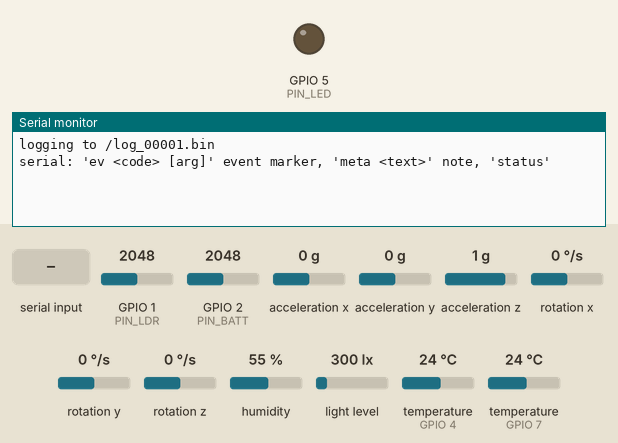
A program run on a simulated ESP32-S3. Parts: output pins drawn as LEDs (lit = HIGH), the last lines printed to the serial monitor. Wiring (inferred from the names in the program): DHT11 sensor: data GPIO 4; BH1750 light sensor at I2C address 0x23; MPU-6050 motion sensor at I2C address 0x68. The test bench sets the inputs (shaded band); at power-on: GPIO 1 (PIN_LDR) = 2048, GPIO 2 (PIN_BATT) = 2048, acceleration x 0 g, acceleration y 0 g, acceleration z 1 g, rotation x 0 °/s, rotation y 0 °/s, rotation z 0 °/s, humidity 55 %, light level 300 lx, temperature (sensors on GPIO 4, GPIO 7) 24 °C (analog values on the 0–4095 scale). Storage starts empty; EEPROM starts erased.

Above: at 1.3 s.
1.4 s: "status\n" received over Serial
At 1.7 s:
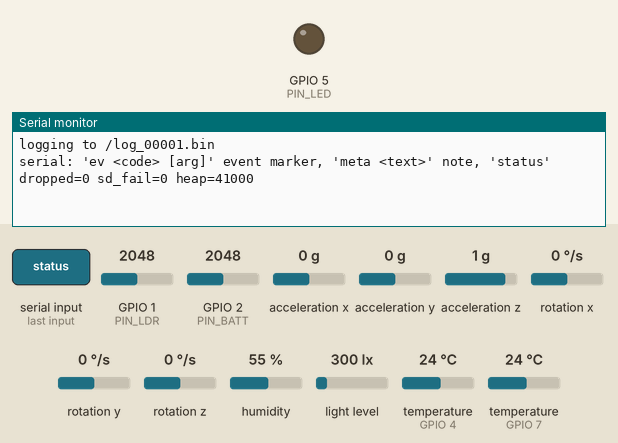
2.9 s: "ev ,45\n" received over Serial
At 4.1 s:
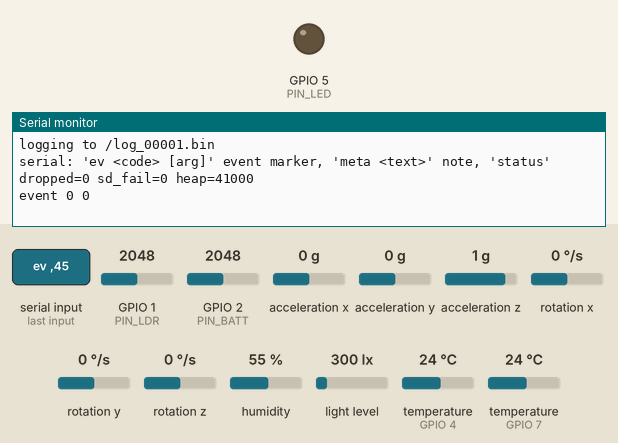

The program:

main.cpp
```cpp
// Creature OS — data logger (Phase 1). Writes raw sensor data to SD in binary log format v1.
// Spec: docs/data-protocol.md. Pins: pins.h. UNVERIFIED: written without a board/compiler.
#include <Arduino.h>
#include <Wire.h>
#include <SPI.h>
#include <SD.h>
#include <Preferences.h>
#include <OneWire.h>
#include "esp_timer.h"
#include "pins.h"
#include "logfmt.h"   // C encoder shared with host tests (logfmt.c)
#include "errcodes.h"

#if __has_include("secrets.h")
#include "secrets.h"   // optional: #define WIFI_SSID "..." / #define WIFI_PASS "..." (NTP at boot only)
#include <WiFi.h>
#include <time.h>
#endif

#define FW_VERSION "logger-0.1"
static_assert(configTICK_RATE_HZ == 1000, "tasks assume a 1 ms RTOS tick");

// ---------- configuration (also written to META) ----------
static const uint8_t MPU_ADDR = 0x68;
static const uint8_t BH_ADDR = 0x23;
static const uint8_t LIGHT_OVERSAMPLE = 1;  // 1 = single raw ADC read per sample

// ---------- record queue ----------
// One global seq across all organs; seq is assigned and the record enqueued under one mutex, so
// file order == seq order, and a full queue shows up as a gap in seq (dropped records consume a seq).
struct Rec { uint8_t len; uint8_t data[LOGFMT_REC_MAX]; };
static QueueHandle_t g_q;
static SemaphoreHandle_t g_logMux;
static uint32_t g_seq = 0;
static volatile uint32_t g_dropped = 0;
static volatile uint32_t g_sdFail = 0;
static volatile bool g_sdDead = false;
static uint32_t g_startUnix = 0;   // 0 = no time source

static bool logAt(uint8_t organ, uint64_t t_us, uint8_t flags, const int16_t* v, uint8_t n) {
  if (n > LOGFMT_MAX_VALUES) return false;
  struct logfmt_record r;
  memset(&r, 0, sizeof(r));
  r.t_us = t_us; r.organ = organ; r.flags = flags; r.n = n;
  for (uint8_t i = 0; i < n; i++) r.v[i] = v[i];
  Rec q;
  xSemaphoreTake(g_logMux, portMAX_DELAY);
  r.seq = g_seq++;
  q.len = (uint8_t)logfmt_record_encode(&r, q.data, sizeof(q.data));
  bool ok = q.len != 0 && xQueueSend(g_q, &q, 0) == pdTRUE;
  if (!ok) g_dropped++;
  xSemaphoreGive(g_logMux);
  return ok;
}
static inline bool logNow(uint8_t organ, uint8_t flags, const int16_t* v, uint8_t n) {
  return logAt(organ, (uint64_t)esp_timer_get_time(), flags, v, n);
}
static void logError(uint8_t code, uint16_t arg) {
  int16_t v[2] = {code, (int16_t)arg};
  logNow(LOGFMT_ORGAN_ERROR, 0, v, 2);
}
static void logMarker(uint8_t code, uint16_t arg) {
  int16_t v[2] = {code, (int16_t)arg};
  logNow(LOGFMT_ORGAN_MARKER, 0, v, 2);
}
static File g_meta;   // human-readable sidecar: /log_NNNNN.meta.txt (config, WHO_AM_I, notes)
static void metaLine(const String& s) { if (g_meta) { g_meta.println(s); g_meta.flush(); } }

// ---------- I2C with mutex ----------
static SemaphoreHandle_t g_i2c;
static bool i2cWriteReg(uint8_t addr, uint8_t reg, uint8_t val) {
  xSemaphoreTake(g_i2c, portMAX_DELAY);
  Wire.beginTransmission(addr); Wire.write(reg); Wire.write(val);
  bool ok = Wire.endTransmission() == 0;
  xSemaphoreGive(g_i2c);
  return ok;
}
static bool i2cReadReg(uint8_t addr, uint8_t reg, uint8_t* buf, size_t n) {
  xSemaphoreTake(g_i2c, portMAX_DELAY);
  Wire.beginTransmission(addr); Wire.write(reg);
  bool ok = Wire.endTransmission(false) == 0 && Wire.requestFrom((int)addr, (int)n) == (int)n;
  if (ok) for (size_t i = 0; i < n; i++) buf[i] = Wire.read();
  xSemaphoreGive(g_i2c);
  return ok;
}

// ---------- writer task (core 0) ----------
static File g_file;
static void writerTask(void*) {
  static uint8_t buf[8192];
  size_t fill = 0;
  uint32_t lastWrite = millis(), lastFlush = millis();
  Rec r;
  for (;;) {
    if (xQueueReceive(g_q, &r, pdMS_TO_TICKS(200)) == pdTRUE) {
      // safe: the flush condition below keeps fill <= sizeof(buf) - sizeof(Rec) before every append
      memcpy(buf + fill, r.data, r.len); fill += r.len;
    }
    bool due = fill >= 4096 || (fill > 0 && millis() - lastWrite > 1000);
    if (due || fill + sizeof(Rec) > sizeof(buf)) {
      size_t w = g_file.write(buf, fill);
      if (w != fill) { g_sdFail++; g_sdDead = true; }   // keep trying; LED blinks fast in loop()
      else g_sdDead = false;
      fill = 0; lastWrite = millis();
    }
    if (millis() - lastFlush > 5000) { g_file.flush(); lastFlush = millis(); }
  }
}

// ---------- MPU6050 task (core 1): one record per sample, 6 raw channels ax ay az gx gy gz ----------
static void mpuTask(void*) {
  uint32_t lastErr = 0;
  TickType_t last = xTaskGetTickCount();
  for (;;) {
    vTaskDelayUntil(&last, pdMS_TO_TICKS(5));   // 200 Hz
    uint64_t t = (uint64_t)esp_timer_get_time();
    uint8_t raw[14];   // ax ay az temp gx gy gz (big-endian from chip)
    if (!i2cReadReg(MPU_ADDR, 0x3B, raw, 14)) {
      if (millis() - lastErr > 1000) { logError(ERR_MPU_I2C, 0); lastErr = millis(); }
      continue;
    }
    static const uint8_t src[6] = {0, 2, 4, 8, 10, 12};   // skip chip temperature (raw[6..7])
    int16_t v[6];
    for (int i = 0; i < 6; i++) v[i] = (int16_t)((raw[src[i]] << 8) | raw[src[i] + 1]);
    logAt(LOGFMT_ORGAN_TOUCH, t, 0, v, 6);
  }
}

// ---------- analog task: light 100 Hz, battery 1 Hz, MCU temp 0.1 Hz (core 1) ----------
static void analogTask(void*) {
  TickType_t last = xTaskGetTickCount();
  uint32_t k = 0;
  for (;;) {
    vTaskDelayUntil(&last, pdMS_TO_TICKS(10));
    uint64_t t = (uint64_t)esp_timer_get_time();
    uint32_t acc = 0;
    for (int i = 0; i < LIGHT_OVERSAMPLE; i++) acc += analogRead(PIN_LDR);
    int16_t v = (int16_t)(acc / LIGHT_OVERSAMPLE);
    logAt(LOGFMT_ORGAN_LIGHT, t, 0, &v, 1);
    if (k % 100 == 0) { int16_t b = (int16_t)analogRead(PIN_BATT); logNow(LOGFMT_ORGAN_HUNGER, 0, &b, 1); }
    if (k % 1000 == 0) {
      int16_t c = (int16_t)(temperatureRead() * 100.0f);   // internal die temperature, centi-degC
      logNow(LOGFMT_ORGAN_MCU_TEMP, 0, &c, 1);
    }
    k++;
  }
}

// ---------- BH1750 (reference light) 10 Hz, core 1 ----------
static bool i2cWriteCmd(uint8_t addr, uint8_t cmd) {   // BH1750 takes single-byte commands (no register byte)
  xSemaphoreTake(g_i2c, portMAX_DELAY);
  Wire.beginTransmission(addr); Wire.write(cmd);
  bool ok = Wire.endTransmission() == 0;
  xSemaphoreGive(g_i2c);
  return ok;
}
static void bhTask(void*) {
  i2cWriteCmd(BH_ADDR, 0x01);   // power on
  i2cWriteCmd(BH_ADDR, 0x10);   // continuous high-resolution mode (1 lx, ~120 ms per measurement)
  TickType_t last = xTaskGetTickCount();
  uint32_t lastErr = 0;
  for (;;) {
    vTaskDelayUntil(&last, pdMS_TO_TICKS(100));
    uint8_t b[2];
    xSemaphoreTake(g_i2c, portMAX_DELAY);
    uint64_t t = (uint64_t)esp_timer_get_time();
    bool ok = Wire.requestFrom((int)BH_ADDR, 2) == 2;
    if (ok) { b[0] = Wire.read(); b[1] = Wire.read(); }   // chip sends MSB first
    xSemaphoreGive(g_i2c);
    if (ok) { int16_t v = (int16_t)((b[0] << 8) | b[1]); logAt(LOGFMT_ORGAN_LIGHT_REF, t, 0, &v, 1); }
    else if (millis() - lastErr > 1000) { logError(ERR_BH1750_I2C, 0); lastErr = millis(); }
  }
}

// ---------- DHT11: raw bit-bang, keeps timeouts/checksum errors (core 0) ----------
static portMUX_TYPE g_dhtMux = portMUX_INITIALIZER_UNLOCKED;
static int waitLevel(int level, uint32_t timeout_us) {
  uint32_t s = (uint32_t)esp_timer_get_time();
  while (digitalRead(PIN_DHT) == level) if ((uint32_t)esp_timer_get_time() - s > timeout_us) return -1;
  return (int)((uint32_t)esp_timer_get_time() - s);
}
static uint8_t readDht11(uint8_t out[5]) {   // returns status: 0 ok, 1 timeout, 2 checksum
  pinMode(PIN_DHT, OUTPUT); digitalWrite(PIN_DHT, LOW); vTaskDelay(pdMS_TO_TICKS(20));
  uint8_t status = 0;
  portENTER_CRITICAL(&g_dhtMux);
  digitalWrite(PIN_DHT, HIGH); delayMicroseconds(30); pinMode(PIN_DHT, INPUT_PULLUP);
  if (waitLevel(HIGH, 100) < 0 || waitLevel(LOW, 120) < 0 || waitLevel(HIGH, 120) < 0) status = 1;
  for (int i = 0; i < 40 && !status; i++) {
    if (waitLevel(LOW, 100) < 0) { status = 1; break; }       // low phase (~50us)
    int hi = waitLevel(HIGH, 120);                              // high phase: ~27us = 0, ~70us = 1
    if (hi < 0) { status = 1; break; }
    out[i / 8] = (out[i / 8] << 1) | (hi > 45 ? 1 : 0);
  }
  portEXIT_CRITICAL(&g_dhtMux);
  if (!status && ((uint8_t)(out[0] + out[1] + out[2] + out[3]) != out[4])) status = 2;
  return status;
}
static void dhtTask(void*) {
  TickType_t last = xTaskGetTickCount();
  for (;;) {
    vTaskDelayUntil(&last, pdMS_TO_TICKS(1000));
    uint8_t d[5] = {0};
    uint64_t t = (uint64_t)esp_timer_get_time();
    uint8_t st = readDht11(d);
    // values: temperature x10, humidity x10 (DHT11 decimal bytes are 0). On error flag READ_ERROR and
    // put the status code (1=timeout, 2=checksum) in v[0]; v[1] = 0.
    int16_t v[2];
    if (st == 0) { v[0] = d[2] * 10 + d[3]; v[1] = d[0] * 10 + d[1]; }
    else { v[0] = st; v[1] = 0; }
    logAt(LOGFMT_ORGAN_THERMO, t, st ? LOGFMT_FLAG_READ_ERROR : 0, v, 2);
  }
}

// ---------- DS18B20 (reference temperature), raw scratchpad, single device on bus (core 0) ----------
static void dsTask(void*) {
  OneWire ow(PIN_ONEWIRE);
  TickType_t last = xTaskGetTickCount();
  for (;;) {
    vTaskDelayUntil(&last, pdMS_TO_TICKS(1000));
    uint8_t status = 0; int16_t raw = 0;
    uint64_t t = (uint64_t)esp_timer_get_time();
    if (!ow.reset()) status = 1;              // no presence pulse
    else {
      ow.skip(); ow.write(0x44, 0);           // convert T (VDD powered, not parasite)
      vTaskDelay(pdMS_TO_TICKS(800));         // 12-bit conversion needs up to 750 ms
      if (!ow.reset()) status = 1;
      else {
        ow.skip(); ow.write(0xBE);
        uint8_t sp[9]; for (int i = 0; i < 9; i++) sp[i] = ow.read();
        if (OneWire::crc8(sp, 8) != sp[8]) status = 2;
        else raw = (int16_t)((sp[1] << 8) | sp[0]);   // 1/16 degC
      }
    }
    // v[0] = raw 1/16 degC (0 on error); flag READ_ERROR with status in v[1] (1=no presence, 2=crc)
    int16_t v[2] = {raw, status};
    logAt(LOGFMT_ORGAN_THERMO_REF, t, status ? LOGFMT_FLAG_READ_ERROR : 0, v, 2);
  }
}

// ---------- setup / loop ----------
static void fatalBlink(const char* msg) {
  for (;;) { Serial.println(msg); for (int i = 0; i < 10; i++) { digitalWrite(PIN_LED, i & 1); delay(100); } }
}

static void syncTimeNtp() {   // sets g_startUnix; Wi-Fi is off again before logging starts
#ifdef WIFI_SSID
  WiFi.mode(WIFI_STA); WiFi.begin(WIFI_SSID, WIFI_PASS);
  uint32_t s = millis();
  while (WiFi.status() != WL_CONNECTED && millis() - s < 10000) delay(100);
  if (WiFi.status() == WL_CONNECTED) {
    configTime(0, 0, "pool.ntp.org");
    struct tm tm;
    if (getLocalTime(&tm, 5000)) {
      g_startUnix = (uint32_t)time(nullptr);
    }
  }
  WiFi.disconnect(true); WiFi.mode(WIFI_OFF);   // Wi-Fi off while logging: it disturbs ADC and supply
#endif
}

void setup() {
  Serial.begin(115200);
  pinMode(PIN_LED, OUTPUT); pinMode(PIN_MARK_BTN, INPUT_PULLUP);
  analogReadResolution(12); analogSetAttenuation(ADC_11db);

  Preferences prefs; prefs.begin("logger", false);
  uint32_t boot = prefs.getUInt("boot", 0) + 1; prefs.putUInt("boot", boot); prefs.end();

  g_i2c = xSemaphoreCreateMutex();
  g_logMux = xSemaphoreCreateMutex();
  Wire.begin(PIN_I2C_SDA, PIN_I2C_SCL, 400000);
  syncTimeNtp();

  SPI.begin(PIN_SD_SCK, PIN_SD_MISO, PIN_SD_MOSI, PIN_SD_CS);
  if (!SD.begin(PIN_SD_CS, SPI, 20000000)) fatalBlink("SD init failed (check wiring, 3.3V/5V module, FAT32)");
  char name[32], mname[40];
  snprintf(name, sizeof(name), "/log_%05u.bin", (unsigned)boot);
  snprintf(mname, sizeof(mname), "/log_%05u.meta.txt", (unsigned)boot);
  g_file = SD.open(name, FILE_WRITE);
  g_meta = SD.open(mname, FILE_WRITE);
  if (!g_file) fatalBlink("cannot create log file");

  struct logfmt_header h;
  memset(&h, 0, sizeof(h));
  h.device_id = (uint32_t)ESP.getEfuseMac();
  memcpy(h.session, "RAW", 4);   // session codes S1..S7 are marked with EVENT markers, not in the header
  h.start_unix = g_startUnix; h.boot_count = boot;
  uint8_t hb[LOGFMT_HEADER_SIZE];
  logfmt_header_encode(&h, hb);
  g_file.write(hb, sizeof(hb));

  g_q = xQueueCreate(128, sizeof(Rec));

  // MPU6050: wake, DLPF 94 Hz (cfg 2), internal rate 1 kHz (div 0), gyro +-500 dps, accel +-8 g; host polls at 200 Hz
  uint8_t who = 0; bool haveWho = i2cReadReg(MPU_ADDR, 0x75, &who, 1);
  i2cWriteReg(MPU_ADDR, 0x6B, 0x01); delay(100);
  i2cWriteReg(MPU_ADDR, 0x1A, 0x02); i2cWriteReg(MPU_ADDR, 0x19, 0x00);
  i2cWriteReg(MPU_ADDR, 0x1B, 0x08); i2cWriteReg(MPU_ADDR, 0x1C, 0x10);

  metaLine(String("fw=") + FW_VERSION + " build=" + __DATE__ + " " + __TIME__);
  metaLine(String("boot=") + boot + " start_unix=" + g_startUnix + " (0 = no time source)");
  metaLine(String("mpu_who_am_i=") + (haveWho ? String(who, HEX) : String("NONE")) + " dlpf=94Hz host_rate=200Hz gyro=500dps accel=8g");
  metaLine(String("adc_atten=11dB bits=12 light_oversample=") + LIGHT_OVERSAMPLE + " board=esp32-s3");
  metaLine("records: light=ADC raw; thermo=[tempx10,humx10] (error: v0=status); touch=ax ay az gx gy gz raw;");
  metaLine("         hunger=battery ADC raw; light_ref=BH1750 raw; thermo_ref=[DS18B20 raw 1/16C, status]; mcu_temp=centi-degC;");
  metaLine("         error=[code,arg]; marker=[event,arg] (see docs/data-protocol.md)");

  xTaskCreatePinnedToCore(writerTask, "writer", 6144, nullptr, 2, nullptr, 0);
  xTaskCreatePinnedToCore(mpuTask, "mpu", 4096, nullptr, 5, nullptr, 1);
  xTaskCreatePinnedToCore(analogTask, "analog", 4096, nullptr, 4, nullptr, 1);
  xTaskCreatePinnedToCore(bhTask, "bh1750", 3072, nullptr, 3, nullptr, 1);
  xTaskCreatePinnedToCore(dhtTask, "dht", 3072, nullptr, 3, nullptr, 0);
  xTaskCreatePinnedToCore(dsTask, "ds18", 3072, nullptr, 2, nullptr, 0);
  Serial.printf("logging to %s\nserial: 'ev <code> [arg]' event marker, 'meta <text>' note, 'status'\n", name);
}

void loop() {
  static uint32_t lastDropped = 0, lastBtn = 0, presses = 0, lastSdFail = 0;
  // serial commands
  if (Serial.available()) {
    String line = Serial.readStringUntil('\n'); line.trim();
    if (line.startsWith("ev ")) {
      int code = 0, arg = 0; sscanf(line.c_str() + 3, "%d %d", &code, &arg);
      logMarker((uint8_t)code, (uint16_t)arg); Serial.printf("event %d %d\n", code, arg);
    } else if (line.startsWith("meta ")) {
      metaLine(String("note: ") + line.substring(5));
    } else if (line == "status") {
      Serial.printf("dropped=%u sd_fail=%u heap=%u\n", g_dropped, g_sdFail, ESP.getFreeHeap());
    }
  }
  // marker button (BOOT): EVENT 99
  if (digitalRead(PIN_MARK_BTN) == LOW && millis() - lastBtn > 300) {
    lastBtn = millis(); logMarker(99, ++presses);
  }
  // report queue overflows / SD failures
  if (g_dropped != lastDropped) { logError(ERR_QUEUE_FULL, (uint16_t)(g_dropped - lastDropped)); lastDropped = g_dropped; }
  if (g_sdFail != lastSdFail) { logError(ERR_SD_WRITE, (uint16_t)g_sdFail); lastSdFail = g_sdFail; }
  // LED: dark by default (it would pollute the light sensor); fast blink only when SD is failing
  digitalWrite(PIN_LED, g_sdDead ? ((millis() / 100) & 1) : 0);
  delay(10);
}
```

errcodes.h
```cpp
#pragma once
// ERROR record codes (organ 14: v0 = code, v1 = arg). Documented in docs/data-protocol.md.
enum : uint8_t {
  ERR_SD_WRITE = 1,     // arg: failed writes so far
  ERR_QUEUE_FULL = 2,   // arg: records dropped since last report
  ERR_MPU_I2C = 3,
  ERR_BH1750_I2C = 4,
};
```

logfmt.c
```cpp
/* logfmt.c — کدگذاری لاگ داده خام */
#include "logfmt.h"

#include <string.h>

static void put_u16(uint8_t *p, uint16_t v)
{
	p[0] = (uint8_t)v;
	p[1] = (uint8_t)(v >> 8);
}

static void put_u32(uint8_t *p, uint32_t v)
{
	for (int i = 0; i < 4; i++) {
		p[i] = (uint8_t)(v >> (8 * i));
	}
}

static void put_u64(uint8_t *p, uint64_t v)
{
	for (int i = 0; i < 8; i++) {
		p[i] = (uint8_t)(v >> (8 * i));
	}
}

uint16_t logfmt_crc16(const uint8_t *data, size_t len)
{
	uint16_t crc = 0xFFFF;

	for (size_t i = 0; i < len; i++) {
		crc ^= (uint16_t)data[i] << 8;
		for (int b = 0; b < 8; b++) {
			crc = (crc & 0x8000) ? (uint16_t)((crc << 1) ^ 0x1021) : (uint16_t)(crc << 1);
		}
	}
	return crc;
}

uint32_t logfmt_crc32(const uint8_t *data, size_t len)
{
	uint32_t crc = 0xFFFFFFFFu;

	for (size_t i = 0; i < len; i++) {
		crc ^= data[i];
		for (int b = 0; b < 8; b++) {
			crc = (crc & 1) ? (crc >> 1) ^ 0xEDB88320u : (crc >> 1);
		}
	}
	return ~crc;
}

void logfmt_header_encode(const struct logfmt_header *h, uint8_t *buf)
{
	memset(buf, 0, LOGFMT_HEADER_SIZE);
	memcpy(buf, "CRLG", 4);
	put_u16(buf + 4, LOGFMT_VERSION);
	put_u16(buf + 6, LOGFMT_HEADER_SIZE);
	put_u32(buf + 8, h->device_id);
	memcpy(buf + 12, h->session, 4);
	put_u32(buf + 16, h->start_unix);
	put_u32(buf + 20, h->boot_count);
	/* 24..27 رزرو (صفر) */
	put_u32(buf + 28, logfmt_crc32(buf, 28));
}

size_t logfmt_record_encode(const struct logfmt_record *r, uint8_t *buf, size_t buf_size)
{
	size_t len = LOGFMT_REC_FIXED + 2u * r->n;
	uint8_t *p = buf;

	if (r->n > LOGFMT_MAX_VALUES || r->flags > 0xF || buf_size < len + 2) {
		return 0;
	}
	put_u32(p, r->seq);
	put_u64(p + 4, r->t_us);
	p[12] = r->organ;
	p[13] = (uint8_t)((r->flags << 4) | r->n);
	for (unsigned i = 0; i < r->n; i++) {
		put_u16(p + LOGFMT_REC_FIXED + 2 * i, (uint16_t)r->v[i]);
	}
	put_u16(p + len, logfmt_crc16(p, len));
	return len + 2;
}
```

pins.h
```cpp
#pragma once
// PLACEHOLDER pins (placeholder, chosen by Claude without seeing your board). Hardware is owned by the user:
// change every pin below to match your actual wiring before building.
// Avoided on purpose: GPIO 3, 45, 46 (strapping), 19/20 (USB), 26-32 (flash), 33-37 (octal PSRAM on N8R8/N16R8 boards).
// Analog inputs use ADC1 only (GPIO 1-10), because ADC2 conflicts with Wi-Fi.

#define PIN_LDR        1   // ADC1_CH0  light (LDR divider)
#define PIN_BATT       2   // ADC1_CH1  battery divider ("hunger")
#define PIN_DHT        4   // DHT11 data (needs 4.7k-10k pull-up to 3V3 if the module has none)
#define PIN_LED        5   // LED (via resistor)
#define PIN_BUZZER     6   // passive piezo (unused by logger firmware; reserved)
#define PIN_ONEWIRE    7   // DS18B20 data, 4.7k pull-up to 3V3
#define PIN_I2C_SDA    8   // MPU6050, BH1750, (DS3231 later)
#define PIN_I2C_SCL    9
#define PIN_SD_CS     10   // SD module over SPI (FSPI default pins on S3)
#define PIN_SD_MOSI   11
#define PIN_SD_SCK    12
#define PIN_SD_MISO   13
#define PIN_MARK_BTN   0   // BOOT button used as event marker after boot
```

Source omitted: logfmt.h (2659 bytes)

Measured:
- after the input at 1.4 s, the serial monitor: prints a new line at once (image 1)
- after the input at 2.9 s, the serial monitor: prints a new line at once (image 2)
